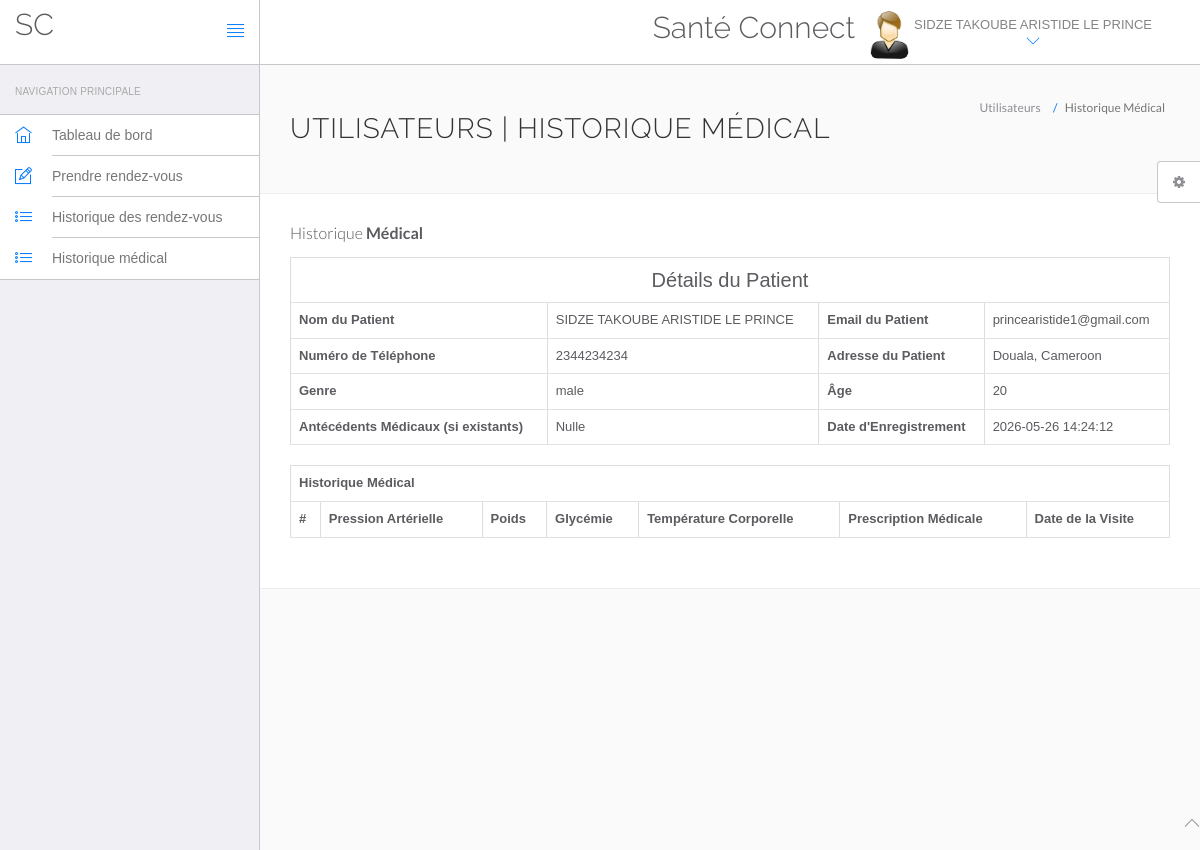
The page /hms/view-medhistory.php?viewid=3 (signed in) on the database its author committed.
### tables this page shows
CREATE TABLE `users` (
  `id` int(11) NOT NULL,
  `fullName` varchar(255) DEFAULT NULL,
  `address` longtext DEFAULT NULL,
  `city` varchar(255) DEFAULT NULL,
  `gender` varchar(255) DEFAULT NULL,
  `email` varchar(255) DEFAULT NULL,
  `password` varchar(255) DEFAULT NULL,
  `regDate` timestamp NULL DEFAULT current_timestamp(),
  `updationDate` timestamp NULL DEFAULT NULL ON UPDATE current_timestamp()
);

CREATE TABLE `tblpatient` (
  `ID` int(10) NOT NULL,
  `Docid` int(10) DEFAULT NULL,
  `PatientName` varchar(200) DEFAULT NULL,
  `PatientContno` bigint(10) DEFAULT NULL,
  `PatientEmail` varchar(200) DEFAULT NULL,
  `PatientGender` varchar(50) DEFAULT NULL,
  `PatientAdd` mediumtext DEFAULT NULL,
  `PatientAge` int(10) DEFAULT NULL,
  `PatientMedhis` mediumtext DEFAULT NULL,
  `CreationDate` timestamp NULL DEFAULT current_timestamp(),
  `UpdationDate` timestamp NULL DEFAULT NULL ON UPDATE current_timestamp()
);

### hms/view-medhistory.php (the view, shortened to what this page needs)
<?php
include('include/config.php');
?>
<!DOCTYPE html>
<html lang="fr">
    <head>
        <link rel="stylesheet" href="vendor/bootstrap/css/bootstrap.min.css">
        <link rel="stylesheet" href="vendor/fontawesome/css/font-awesome.min.css">
        <link rel="stylesheet" href="vendor/themify-icons/themify-icons.min.css">
        <link href="vendor/animate.css/animate.min.css" rel="stylesheet" media="screen">
        <link href="vendor/perfect-scrollbar/perfect-scrollbar.min.css" rel="stylesheet" media="screen">
        <link href="vendor/switchery/switchery.min.css" rel="stylesheet" media="screen">
        <link href="vendor/bootstrap-touchspin/jquery.bootstrap-touchspin.min.css" rel="stylesheet" media="screen">
        <link href="vendor/select2/select2.min.css" rel="stylesheet" media="screen">
        <link href="vendor/bootstrap-datepicker/bootstrap-datepicker3.standalone.min.css" rel="stylesheet" media="screen">
        <link href="vendor/bootstrap-timepicker/bootstrap-timepicker.min.css" rel="stylesheet" media="screen">
        <link rel="stylesheet" href="assets/css/styles.css">
        <link rel="stylesheet" href="assets/css/plugins.css">
        <link rel="stylesheet" href="assets/css/themes/theme-1.css" id="skin_color" />
    </head>
    <body>
        <div id="app">
<?php include('include/sidebar.php');?>
<div class="app-content">
<?php include('include/header.php');?>
<div class="main-content" >
<div class="wrap-content container" id="container">
                        <section id="page-title">
<div class="row">
<div class="col-sm-8">
<h1 class="mainTitle">Utilisateurs | Historique Médical</h1>
</div>
<ol class="breadcrumb">
<li>
<span>Utilisateurs</span>
</li>
<li class="active">
<span>Historique Médical</span>
</li>
</ol>
</div>
</section>
<div class="container-fluid container-fullw bg-white">
<div class="row">
<div class="col-md-12">
<h5 class="over-title margin-bottom-15">Historique <span class="text-bold">Médical</span></h5>
<?php
                               $vid=$_GET['viewid'];
                               $ret=mysqli_query($con,"select * from tblpatient where ID='$vid'");
while ($row=mysqli_fetch_array($ret)) {
                               ?>
<table border="1" class="table table-bordered">
 <tr align="center">
<td colspan="4" style="font-size:20px;color:blue">
 Détails du Patient</td></tr>
    <tr>
    <th>Nom du Patient</th>
    <td><?php  echo $row['PatientName'];?></td>
    <th>Email du Patient</th>
    <td><?php  echo $row['PatientEmail'];?></td>
  </tr>
  <tr>
    <th>Numéro de Téléphone</th>
    <td><?php  echo $row['PatientContno'];?></td>
    <th>Adresse du Patient</th>
    <td><?php  echo $row['PatientAdd'];?></td>
  </tr>
    <tr>
    <th>Genre</th>
    <td><?php  echo $row['PatientGender'];?></td>
    <th>Âge</th>
    <td><?php  echo $row['PatientAge'];?></td>
  </tr>
  <tr>
    <th>Antécédents Médicaux (si existants)</th>
    <td><?php  echo $row['PatientMedhis'];?></td>
     <th>Date d'Enregistrement</th>
    <td><?php  echo $row['CreationDate'];?></td>
  </tr>
<?php }?>
</table>
<table id="datatable" class="table table-bordered dt-responsive nowrap" style="border-collapse: collapse; border-spacing: 0; width: 100%;">
  <tr align="center">
   <th colspan="8" >Historique Médical</th>
  </tr>
  <tr>
    <th>#</th>
<th>Pression Artérielle</th>
<th>Poids</th>
<th>Glycémie</th>
<th>Température Corporelle</th>
<th>Prescription Médicale</th>
<th>Date de la Visite</th>
</tr>
</table>
</div>
</div>
</div>
</div>
</div>
</div>
</div>
            <?php include('include/footer.php');?>
            <?php include('include/setting.php');?>
        </body>
</html>

### hms/include/header.php (shortened to what this page needs)
<header class="navbar navbar-default navbar-static-top">
                    <div class="navbar-header">
                        <a class="navbar-brand" href="#">
                            <h2 style="padding-top:20% ">SC</h2>
                        </a>
                        <a href="#" class="sidebar-toggler pull-right visible-md visible-lg" data-toggle-class="app-sidebar-closed" data-toggle-target="#app">
                            <i class="ti-align-justify"></i>
                        </a>
                    </div>
                    <div class="navbar-collapse collapse">
                        <ul class="nav navbar-right">
                                <li  style="padding-top:2% ">
                                <h2>Santé Connect</h2>
                            </li>
                            <li class="dropdown current-user">
                                <a href class="dropdown-toggle" data-toggle="dropdown">
                                    <img src="assets/images/images.jpg"> <span class="username">
                                    <?php $query=mysqli_query($con,"select fullName from users where id='".$_SESSION['id']."'");
while($row=mysqli_fetch_array($query))
{
    echo $row['fullName'];
}
                                    ?> <i class="ti-angle-down"></i></i></span>
                                </a>
                            </li>
                        </ul>
                    </div>
                </header>

### hms/assets/css/themes/theme-1.css (style rules this page uses)
body { background: #FAFAFA; }
header .navbar-header { background: #ffffff !important; border-right-color: #c8c7cc !important; border-bottom-color: #c8c7cc !important; }
header .navbar-header .sidebar-toggler, header .navbar-header .sidebar-mobile-toggler { color: #007aff !important; }
header .navbar-header .navbar-brand { color: #777 !important; }
header .navbar-collapse { background: #ffffff !important; border-bottom-color: #c8c7cc !important; box-shadow: none !important; }
header .navbar-collapse .navbar-right > li > a { color: #777; }
header .navbar-collapse .navbar-right > li > a i { color: #007aff !important; }

### rows shown on the page
users: fullName "SIDZE TAKOUBE ARISTIDE LE PRINCE"
tblpatient: PatientName "SIDZE TAKOUBE ARISTIDE LE PRINCE", PatientEmail "princearistide1@gmail.com", PatientContno "2344234234", PatientAdd "Douala, Cameroon", PatientGender "male", PatientAge "20", PatientMedhis "Nulle", CreationDate "2026-05-26 14:24:12"
